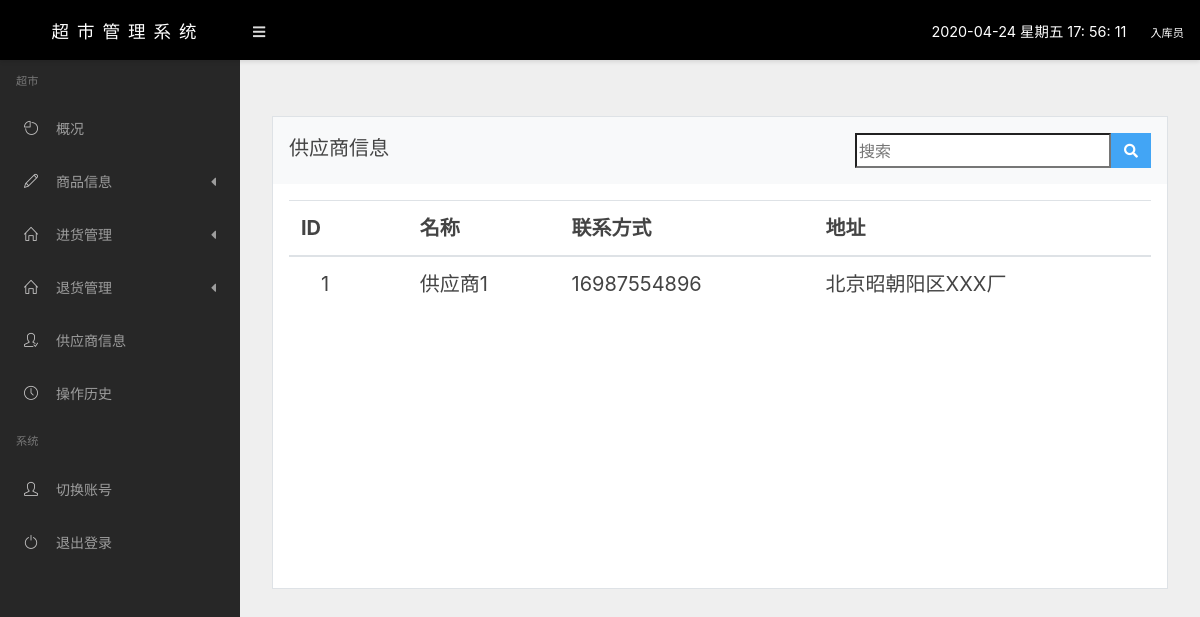
The app's page /supplier/ (signed in) with its own data.
### app/models.py (models this page shows, shortened)
class Supplier(models.Model):
    id = models.AutoField(primary_key=True, max_length=100, verbose_name="ID")
    name = models.CharField(max_length=20, verbose_name="供应商名称")
    phone = models.CharField(max_length=11, verbose_name="联系电话")
    address = models.CharField(max_length=20, verbose_name="供应商地址")
    class Meta:
        verbose_name = "供应商管理"
        verbose_name_plural = "供应商管理"

### app/libs/identity_check.py (the view)
        def wra(req,*arg,**kwargs):
            identity = req.session.get('identity')
            if not identity:
                return redirect("/login/")
            if int(identity) not in group:
                return redirect("/login/")
            return func(req,*arg,**kwargs)

### app/libs/identity_check.py (called while the page is built)
def check(group):
    def decorator(func):
        def wra(req,*arg,**kwargs):
            identity = req.session.get('identity')
            if not identity:
                return redirect("/login/")
            if int(identity) not in group:
                return redirect("/login/")
            return func(req,*arg,**kwargs)
        return wra
    return decorator

### app/views.py (called while the page is built)
@check([0,1])
def supplier(request):
    supplier = Supplier.objects.all()
    key = request.GET.get("Search")
    if key:
        supplier = supplier.filter(id=int(key))
    return render(request, 'manage/supplier.html', {"supplier": supplier,})

### templates/manage/supplier.html (shortened to what this page needs)
{% extends 'manage/base/base.html' %}
{% block content %}
    <div class="row mt-4">
        <div class="col-md-12">
                    <div class="card">
                        <div class="card-header bg-light">
                                供应商信息
         <div class="w3l_search float-right">
    			<form action="/supplier/" method="get">
    				<input type="search" name="Search" style="Float:left;height:35px;font-size: 16px" placeholder="搜索" required="">
    				<button type="submit" class="btn btn-primary" style="Float:left;height:35px" aria-label="Left Align">
    					<i class="fa fa-search" aria-hidden="true"> </i>
    				</button>
    			</form>
		      </div>
                        </div>
                        <div class="card-body">
                            <div class="table-responsive">
                                <table class="table table-hover">
                                    <thead>
                                    <tr>
                                        <th>ID</th>
                                        <th>名称</th>
                                        <th>联系方式</th>
                                        <th>地址</th>
                                    </tr>
                                    </thead>
                                    <tbody style="height: 300px;overflow-y: auto">
                                    {% for s in supplier %}
                                    <tr>
                                        <td>
                                            <span>{{ s.id }}</span>
                                        </td>
                                        <td>{{ s.name }}</td>
                                        <td>{{ s.phone }}</td>
                                        <td class="text-nowrap">{{ s.address }}</td>
                                    </tr>
                                    {% endfor %}
                                    </tbody>
                                </table>
                            </div>
                        </div>
                    </div>
                </div>
    </div>
{% endblock %}

### app/static/css/styles2.css (style rules this page uses)
table { border-collapse:collapse; }
table td { border-top:solid 2px; border-color: RGB(230, 230, 230); border-collapse:inherit; }
table span { padding:0 20px; }

### records on screen
Supplier: id "1", name "供应商1", phone "16987554896", address "北京昭朝阳区XXX厂"

### other values on screen
{{ request.session.nickName }} "入库员"
